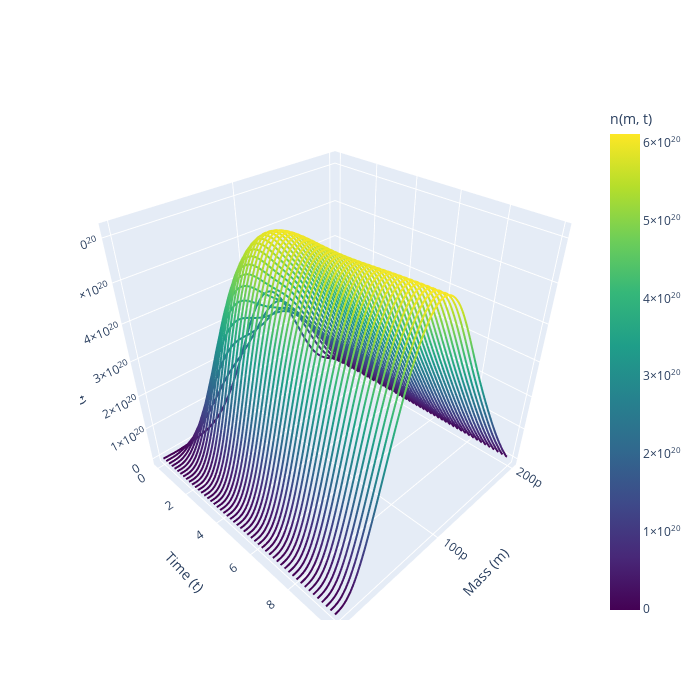

Notebook code for this chart:
### Markdown cell above
## Plotting (+visualization of approximation)

### Code cell
#plotting
n_true = torch.tensor(Dataset_validation[0]["n"].T, dtype=torch.float32)   # (T, M)
S_true = torch.tensor(Dataset_validation[0]["S"], dtype=torch.float32)     # (T,)

err_n = torch.norm(n_pred - n_true) / torch.norm(n_true)
err_S = torch.norm(S_pred - S_true) / torch.norm(S_true)

print(f"Relative error biomass: {err_n:.3e}")
print(f"Relative error substrate: {err_S:.3e}")

# -----------------------------
# 6. Plot results
# -----------------------------
plot_spaghetti(m,t_eval, n_pred.detach().numpy().T)
fig, axes = plt.subplots(1, 2, figsize=(10,6))

# (1a) Biomass + substrate trajectories
biomass_pred = (n_pred * m) .sum(dim=1) * delta_m   # shape (T,)
biomass_true = (n_true * m).sum(dim=1) * delta_m   # shape (T,)
ax = axes[0]
ax.plot(biomass_pred.numpy(), label="Predicted biomass", linestyle="--")
ax.plot(biomass_true.numpy(), label="True biomass", linestyle=":")
ax.plot(S_pred.numpy(), label="Predicted substrate")
ax.plot(S_true.numpy(), label="True substrate", linestyle="--")
ax.set_xlabel("Time step")
ax.set_ylabel("Value")
ax.set_title("Biomass and substrate trajectories")
ax.legend()

# (1b) Relative error heatmap
ax = axes[1]
eps = 1e-12
rel_err_matrix = ((n_pred - n_true) / (n_true + eps)).detach().cpu().numpy()
im = ax.imshow(rel_err_matrix.T, aspect="auto", origin="lower",
               extent=[0, T_val, m[0].item(), m[-1].item()],
               cmap="bwr", vmin=-0.5, vmax=0.5)
fig.colorbar(im, ax=ax, label="Relative error")
ax.set_xlabel("Time step")
ax.set_ylabel("Mass m")
ax.set_title("Relative error of biomass distribution")

plt.tight_layout()
plt.show()


# -----------------------------
# FIGURE 2: Singular values + Cumulative energy
# -----------------------------
fig, axes = plt.subplots(1, 2, figsize=(12, 4))

# (2a) Singular values
ax = axes[0]
ax.semilogy(S.numpy(), 'o-')
ax.axvline(r, color="red", linestyle="--", label=f"r={r}")
ax.set_xlabel("Singular value index")
ax.set_ylabel("Singular value (log scale)")
ax.set_title("Singular values of X")
ax.legend()

# (2b) Cumulative singular value energy
ax = axes[1]
sing_energy = torch.cumsum(S, dim=0) / torch.sum(S)
ax.plot(sing_energy.numpy(), 'o-', label="Cumulative energy")
ax.axvline(r, color="blue", linestyle="--", label=f"r={r}")
ax.set_xlabel("Number of singular values kept (r)")
ax.set_ylabel("Cumulative energy")
ax.set_title("Cumulative energy of singular values")
ax.legend()

plt.tight_layout()
plt.show()
